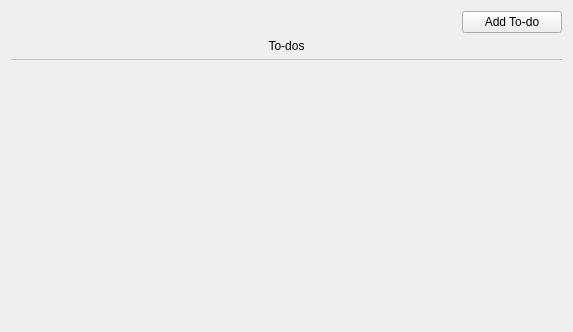
<?xml version="1.0" encoding="UTF-8"?>
<ui version="4.0">
 <class>todo_tab</class>
 <widget class="QWidget" name="todo_tab">
  <property name="geometry">
   <rect>
    <x>0</x>
    <y>0</y>
    <width>573</width>
    <height>332</height>
   </rect>
  </property>
  <property name="windowTitle">
   <string>Form</string>
  </property>
  <property name="styleSheet">
   <string notr="true"/>
  </property>
  <layout class="QVBoxLayout" name="verticalLayout_2">
   <item>
    <layout class="QHBoxLayout" name="horizontalLayout">
     <item>
      <layout class="QHBoxLayout" name="hbox_filter_widget"/>
     </item>
     <item>
      <spacer name="horizontalSpacer">
       <property name="orientation">
        <enum>Qt::Horizontal</enum>
       </property>
       <property name="sizeHint" stdset="0">
        <size>
         <width>40</width>
         <height>20</height>
        </size>
       </property>
      </spacer>
     </item>
     <item>
      <widget class="QPushButton" name="btn_add_todo">
       <property name="sizePolicy">
        <sizepolicy hsizetype="Preferred" vsizetype="Preferred">
         <horstretch>0</horstretch>
         <verstretch>0</verstretch>
        </sizepolicy>
       </property>
       <property name="minimumSize">
        <size>
         <width>100</width>
         <height>0</height>
        </size>
       </property>
       <property name="maximumSize">
        <size>
         <width>150</width>
         <height>16777215</height>
        </size>
       </property>
       <property name="cursor">
        <cursorShape>PointingHandCursor</cursorShape>
       </property>
       <property name="text">
        <string>Add To-do</string>
       </property>
      </widget>
     </item>
    </layout>
   </item>
   <item>
    <widget class="QLabel" name="lbl_todos">
     <property name="text">
      <string>To-dos</string>
     </property>
     <property name="alignment">
      <set>Qt::AlignCenter</set>
     </property>
    </widget>
   </item>
   <item>
    <widget class="QFrame" name="frame">
     <property name="maximumSize">
      <size>
       <width>16777215</width>
       <height>1</height>
      </size>
     </property>
     <property name="styleSheet">
      <string notr="true">background: #9ecd16;</string>
     </property>
     <property name="frameShape">
      <enum>QFrame::HLine</enum>
     </property>
     <property name="frameShadow">
      <enum>QFrame::Sunken</enum>
     </property>
    </widget>
   </item>
   <item>
    <widget class="QScrollArea" name="scrollArea">
     <property name="frameShape">
      <enum>QFrame::NoFrame</enum>
     </property>
     <property name="horizontalScrollBarPolicy">
      <enum>Qt::ScrollBarAlwaysOff</enum>
     </property>
     <property name="widgetResizable">
      <bool>true</bool>
     </property>
     <widget class="QWidget" name="scrollAreaWidgetContents">
      <property name="geometry">
       <rect>
        <x>0</x>
        <y>0</y>
        <width>555</width>
        <height>255</height>
       </rect>
      </property>
      <layout class="QVBoxLayout" name="verticalLayout">
       <item>
        <layout class="QGridLayout" name="todo_container"/>
       </item>
       <item>
        <spacer name="verticalSpacer">
         <property name="orientation">
          <enum>Qt::Vertical</enum>
         </property>
         <property name="sizeHint" stdset="0">
          <size>
           <width>20</width>
           <height>40</height>
          </size>
         </property>
        </spacer>
       </item>
      </layout>
     </widget>
    </widget>
   </item>
  </layout>
 </widget>
 <resources/>
 <connections/>
</ui>
